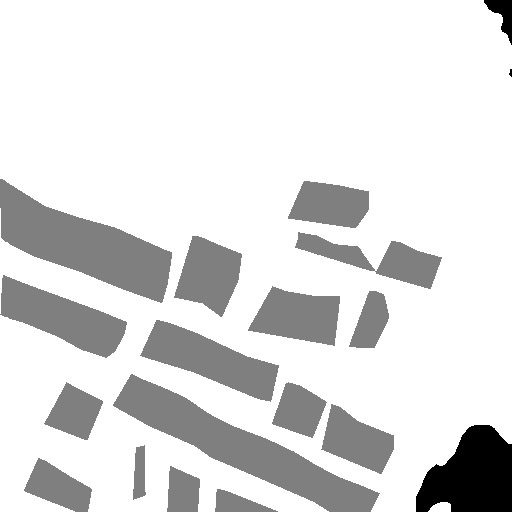
#> input picture STFF-code/data/annotations/training/200_1stHO.png, 512 x 512 px
$ python -i quality_pipeline.py   (imports and definitions only)   (older library calls are emulated)
#> lines starting #> are read from the running program, lines starting #| are printed output that depends on the picture
#> further down, picture is the input picture: shape (512, 512); min 0, max 2, mean 1.74
"""Gamma stretching and image-quality metrics in one CSV.
Metrics are measured on the saved JPEG pixels after Gamma stretching.
"""
import argparse
import sys
from pathlib import Path

import cv2
import numpy as np
import pandas as pd
import scipy.stats as st
from joblib import Parallel, delayed
from osgeo import gdal
from tqdm import tqdm


METRIC_COLUMNS = ['Mean', 'MSE', 'STD', 'C', 'ENL', 'RL', 'GL', 'G', 'B', 'V', 'SNR', 'IE']
COLUMNS = ['File'] + METRIC_COLUMNS + ['Gamma wucha', 'optimal_scale', 'Status', 'Error']
EXTENSIONS = {'.jpg', '.jpeg', '.png', '.tif', '.tiff', '.bmp'}


# [84 lines left out: functions read_sar, stretch_bounds, fit_error, reference_distribution, gamma_stretch, not called in this run]


def image_metrics(gray):
    img = gray.astype(np.float32)
    mean, variance, std = np.mean(img), np.var(img), np.std(img)
#> mean = 1.74; variance = 0.244; std = 0.494
    with np.errstate(divide='ignore', invalid='ignore'):
        snr = 10 * np.log10(np.mean(img ** 2) / variance)
#> snr = 11.27
        enl = mean ** 2 / variance
#> enl = 12.4
        resolution = 10 * np.log10(1 / (enl ** 0.5) + 1)
#> resolution = 1.09
        low, high = np.percentile(img, [10, 90])
#> low = 1; high = 2
        gray_ratio = low / high
#> gray_ratio = 0.5
    gx = cv2.Sobel(img, cv2.CV_64F, 1, 0, ksize=3)
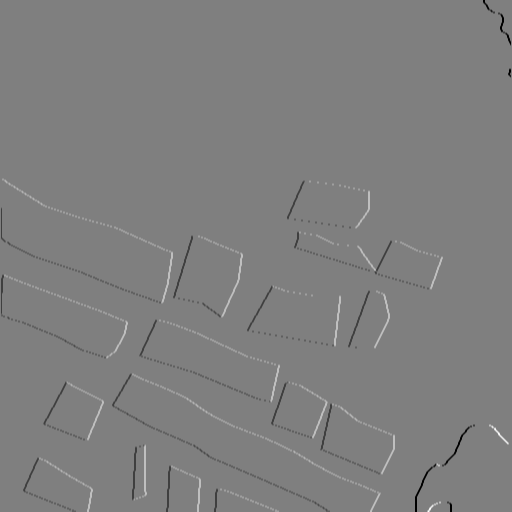
#> gx: shape (512, 512) float64; min -8, max 8, mean -0.0056; drawn with min black and max white
    gy = cv2.Sobel(img, cv2.CV_64F, 0, 1, ksize=3)
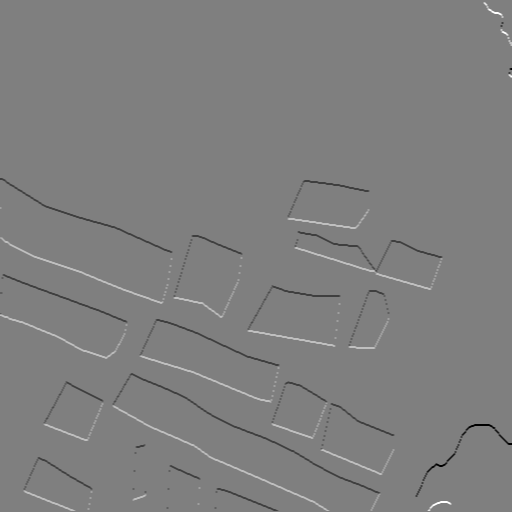
#> gy: shape (512, 512) float64; min -8, max 8, mean -0.00735; drawn with min black and max white
    gradient = np.mean(np.sqrt(gx ** 2 + gy ** 2))
#> gradient = 0.14
    bx = (img[:, 2:] - img[:, :-2]) ** 2
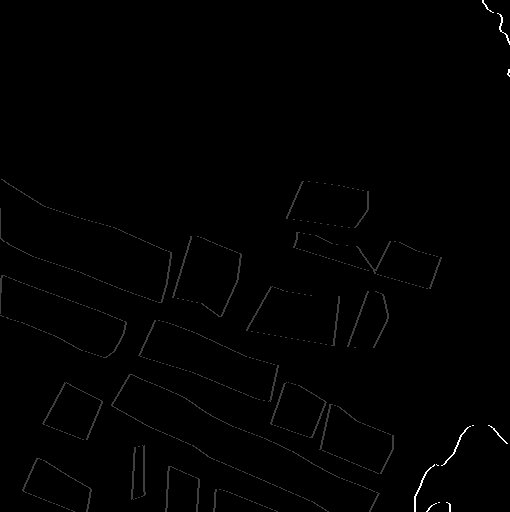
#> bx: shape (512, 510) float32; min 0, max 4, mean 0.0222; drawn with min black and max white
    by = (img[2:, :] - img[:-2, :]) ** 2
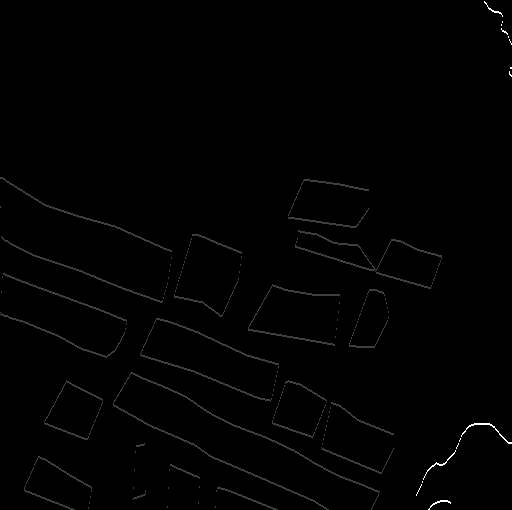
#> by: shape (510, 512) float32; min 0, max 4, mean 0.0265; drawn with min black and max white
    brenner = bx.sum() + by.sum()
#> brenner = 12727
    vertical = (img[1:, :] - img[:-1, :]) ** 2
    horizontal = (img[:, 1:] - img[:, :-1]) ** 2
    count = vertical.size + horizontal.size
#> count = 523264
    contrast = (vertical.sum() + horizontal.sum()) / count if count else np.nan
#> contrast = 0.0123
    hist = cv2.calcHist([img.astype(np.uint8)], [0], None, [256], [0, 256])
#> hist = 256 values, max 199938 at index 2, min 0 at index 3, mean 1024
    hist = hist.ravel() / hist.sum()
#> hist = 256 values, max 0.763 at index 2, min 0 at index 3, mean 0.00391
    entropy = -np.sum(hist[hist > 0] * np.log2(hist[hist > 0]))
#> entropy = 0.906
    vollath = np.sum(img[:-1] * img[1:]) - np.sum(img ** 2)
#> vollath = -3359
    return {'Mean': mean, 'MSE': variance, 'STD': std, 'C': contrast,
            'ENL': enl, 'RL': resolution, 'GL': gray_ratio, 'G': gradient,
            'B': brenner, 'V': vollath, 'SNR': snr, 'IE': entropy}


# [74 lines left out: functions process_image, parse_args, main, not called in this run]


# [6 lines not run here, left out]

>>> import cv2
>>> picture = cv2.imread('../../STFF-code/data/annotations/training/200_1stHO.png', cv2.IMREAD_GRAYSCALE)
>>> result = image_metrics(picture)
#> result = 12 items
